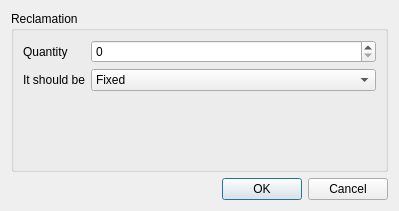
<?xml version="1.0" encoding="UTF-8"?>
<ui version="4.0">
 <class>How_many</class>
 <widget class="QDialog" name="How_many">
  <property name="geometry">
   <rect>
    <x>0</x>
    <y>0</y>
    <width>399</width>
    <height>211</height>
   </rect>
  </property>
  <property name="windowTitle">
   <string>Dialog</string>
  </property>
  <layout class="QVBoxLayout" name="verticalLayout">
   <item>
    <widget class="QGroupBox" name="groupBox">
     <property name="title">
      <string>Reclamation</string>
     </property>
     <layout class="QVBoxLayout" name="verticalLayout_2">
      <item>
       <layout class="QFormLayout" name="formLayout">
        <item row="1" column="0">
         <widget class="QLabel" name="itShouldBeLabel">
          <property name="text">
           <string>It should be</string>
          </property>
         </widget>
        </item>
        <item row="1" column="1">
         <widget class="QComboBox" name="itShouldBeComboBox">
          <item>
           <property name="text">
            <string>Fixed</string>
           </property>
          </item>
          <item>
           <property name="text">
            <string>Replaced</string>
           </property>
          </item>
         </widget>
        </item>
        <item row="0" column="0">
         <widget class="QLabel" name="quantityLabel">
          <property name="text">
           <string>Quantity</string>
          </property>
         </widget>
        </item>
        <item row="0" column="1">
         <widget class="QSpinBox" name="quantitySpinBox"/>
        </item>
       </layout>
      </item>
     </layout>
    </widget>
   </item>
   <item>
    <widget class="QDialogButtonBox" name="buttonBox">
     <property name="orientation">
      <enum>Qt::Horizontal</enum>
     </property>
     <property name="standardButtons">
      <set>QDialogButtonBox::Cancel|QDialogButtonBox::Ok</set>
     </property>
    </widget>
   </item>
  </layout>
 </widget>
 <resources/>
 <connections>
  <connection>
   <sender>buttonBox</sender>
   <signal>accepted()</signal>
   <receiver>How_many</receiver>
   <slot>accept()</slot>
   <hints>
    <hint type="sourcelabel">
     <x>248</x>
     <y>254</y>
    </hint>
    <hint type="destinationlabel">
     <x>157</x>
     <y>274</y>
    </hint>
   </hints>
  </connection>
  <connection>
   <sender>buttonBox</sender>
   <signal>rejected()</signal>
   <receiver>How_many</receiver>
   <slot>reject()</slot>
   <hints>
    <hint type="sourcelabel">
     <x>316</x>
     <y>260</y>
    </hint>
    <hint type="destinationlabel">
     <x>286</x>
     <y>274</y>
    </hint>
   </hints>
  </connection>
 </connections>
</ui>
